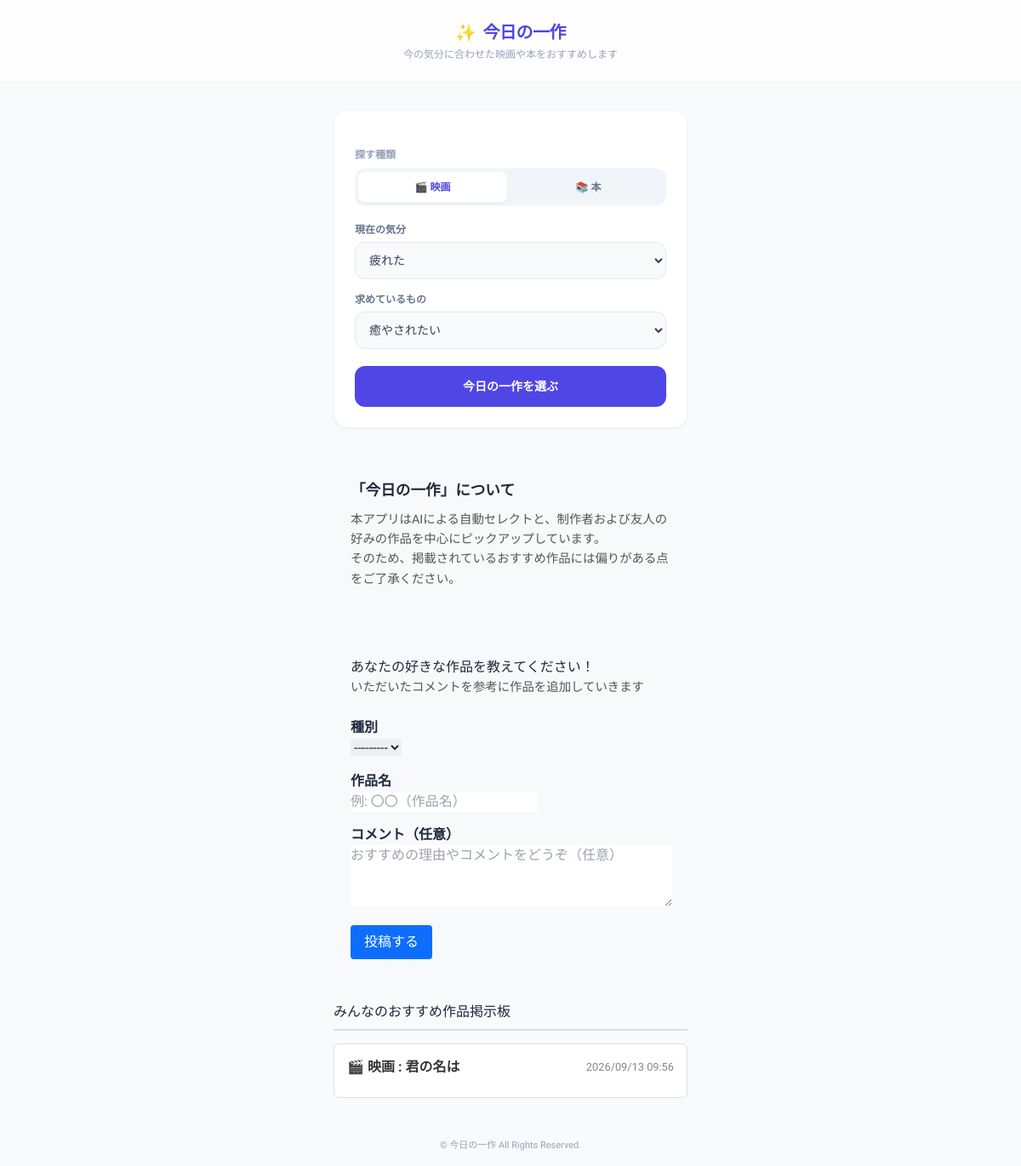
The app's page /, older data.
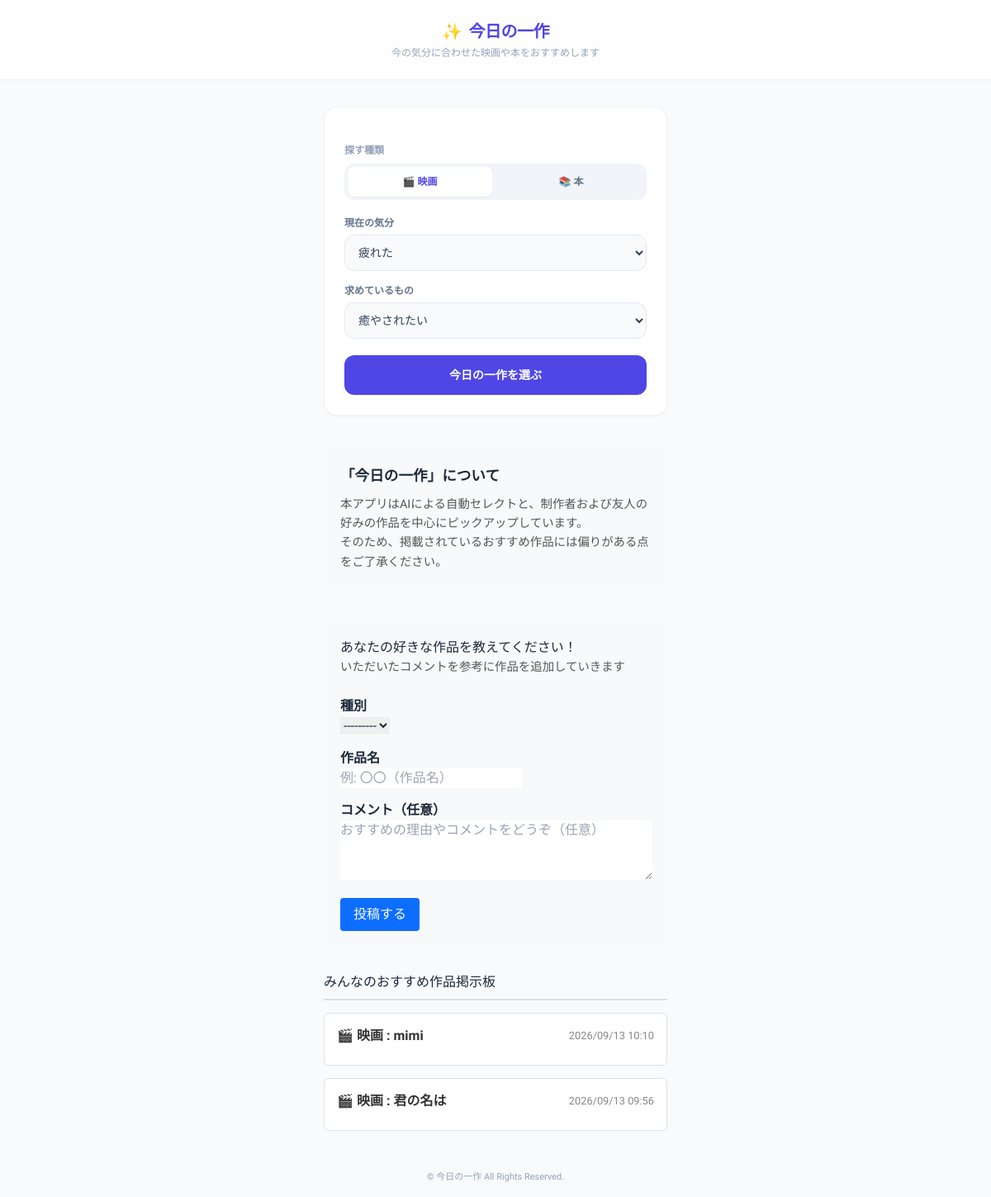
The same page, newer data.
### recommend/models.py (models this page shows, shortened)
class Feedback(models.Model):
    MEDIA_CHOICES = [
        ('movie', '映画'),
        ('book', '本'),
    ]
    media_type = models.CharField(max_length=10, choices=MEDIA_CHOICES, verbose_name="メディア")
    title = models.CharField(max_length=200, verbose_name="好きな作品名")
    comment = models.TextField(blank=True, null=True, verbose_name="コメント・おすすめ理由")
    created_at = models.DateTimeField(auto_now_add=True, verbose_name="投稿日時")
    class Meta:
        ordering = ['-created_at']  # 新しい投稿順（降順）に並べる

### recommend/views.py (the view, shortened to what this page needs)
# urls.py: path("", views.recommend_view, name="recommend_view"),
def recommend_view(request):
    form = FeedbackForm()
    feedbacks = Feedback.objects.all()
    items = Item.objects.all()
    context = {
        'items': items,
        'form': form,
        'feedbacks': feedbacks,
    }
    return render(request, "recommend/index.html", context)

### recommend/forms.py
class FeedbackForm(forms.ModelForm):
    class Meta:
        model = Feedback
        fields = ['media_type', 'title', 'comment']
        widgets = {
            'media_type': forms.Select(attrs={'class': 'form-select'}),
            'title': forms.TextInput(attrs={'class': 'form-control', 'placeholder': '例: 〇〇（作品名）'}),
            'comment': forms.Textarea(attrs={'class': 'form-control', 'rows': 3, 'placeholder': 'おすすめの理由やコメントをどうぞ（任意）'}),
        }

### recommend/templates/recommend/index.html (shortened to what this page needs)
<!DOCTYPE html>
<html lang="ja">
<head>
  <script src="https://cdn.tailwindcss.com"></script>
</head>
<body class="bg-slate-50 min-h-screen flex flex-col justify-between text-slate-800">
  <header class="py-6 text-center border-b border-slate-100 bg-white/80 backdrop-blur-md sticky top-0 z-10">
    <h1 class="text-xl font-bold tracking-tight text-indigo-600 flex items-center justify-center gap-2">
      <span>✨</span> 今日の一作
    </h1>
    <p class="text-xs text-slate-400 mt-1">今の気分に合わせた映画や本をおすすめします</p>
  </header>
  <main class="max-w-md w-full mx-auto px-4 py-8 space-y-6">
    <form id="recommend-form" class="bg-white p-6 rounded-2xl shadow-sm border border-slate-100 space-y-5">
      <div>
        <label class="block text-xs font-semibold text-slate-400 mb-2">探す種類</label>
        <div class="grid grid-cols-2 gap-2 p-1 bg-slate-100 rounded-xl">
          <button type="button" id="btn-movie" onclick="setMediaType('movie')"
            class="py-2.5 text-xs font-bold rounded-lg transition-all bg-white text-indigo-600 shadow-sm">
            🎬 映画
          </button>
          <button type="button" id="btn-book" onclick="setMediaType('book')"
            class="py-2.5 text-xs font-bold rounded-lg transition-all text-slate-500 hover:text-slate-800">
            📚 本
          </button>
        </div>
      </div>
      <div class="space-y-4">
        <div>
          <label class="block text-xs font-semibold text-slate-500 mb-1.5">現在の気分</label>
          <select name="mood" class="w-full p-3 text-sm bg-slate-50 border border-slate-200 rounded-xl focus:outline-none focus:ring-2 focus:ring-indigo-500 focus:bg-white text-slate-700">
            <option value="疲れた">疲れた</option>
          </select>
        </div>
        <div>
          <label class="block text-xs font-semibold text-slate-500 mb-1.5">求めているもの</label>
          <select name="goal" class="w-full p-3 text-sm bg-slate-50 border border-slate-200 rounded-xl focus:outline-none focus:ring-2 focus:ring-indigo-500 focus:bg-white text-slate-700">
            <option value="癒やされたい">癒やされたい</option>
          </select>
        </div>
      </div>
      <button type="submit" id="submit-btn" class="w-full py-3.5 bg-indigo-600 hover:bg-indigo-700 text-white font-bold text-sm rounded-xl transition shadow-sm active:scale-[0.99]">
        今日の一作を選ぶ
      </button>
    </form>
    <section class="app-info-section" style="margin-top: 40px; padding: 20px; background-color: #f8f9fa; border-radius: 8px;">
        <h3 style="font-size: 1.1rem; font-weight: bold; margin-bottom: 10px;">「今日の一作」について</h3>
        <p style="font-size: 0.9rem; color: #555; line-height: 1.6;">
            本アプリはAIによる自動セレクトと、制作者および友人の好みの作品を中心にピックアップしています。<br>
            そのため、掲載されているおすすめ作品には偏りがある点をご了承ください。
        </p>
    </section>
    <section style="margin-top: 40px; padding: 20px; background-color: #f8f9fa; border-radius: 8px;">
        <h4>あなたの好きな作品を教えてください！</h4>
        <p style="font-size: 0.9rem; color: #555; line-height: 1.6;">
            いただいたコメントを参考に作品を追加していきます
        </p>
        <br>
        <form method="post">
            <div style="margin-bottom: 15px;">
                <label style="display: block; font-weight: bold;">種別</label>
                {{ form.media_type }}
            </div>
            <div style="margin-bottom: 15px;">
                <label style="display: block; font-weight: bold;">作品名</label>
                {{ form.title }}
            </div>
            <div style="margin-bottom: 15px;">
                <label style="display: block; font-weight: bold;">コメント（任意）</label>
                {{ form.comment }}
            </div>
            <button type="submit" style="padding: 8px 16px; background-color: #0d6efd; color: white; border: none; border-radius: 4px; cursor: pointer;">
                投稿する
            </button>
        </form>
    </section>
    <section style="margin-top: 30px;">
        <h4 style="border-bottom: 2px solid #ddd; padding-bottom: 8px;">みんなのおすすめ作品掲示板</h4>
        {% if feedbacks %}
            <div class="feedback-thread" style="display: flex; flex-direction: column; gap: 15px; margin-top: 15px;">
                {% for fb in feedbacks %}
                    <div style="border: 1px solid #e0e0e0; border-radius: 6px; padding: 15px; background-color: #fff;">
                        <div style="display: flex; justify-content: space-between; align-items: center; margin-bottom: 8px;">
                            <span style="font-weight: bold; color: #333;">
                                {% if fb.media_type == 'movie' %}🎬 映画{% else %}📚 本{% endif %} : {{ fb.title }}
                            </span>
                            <span style="font-size: 0.8rem; color: #888;">
                                {{ fb.created_at|date:"Y/m/d H:i" }}
                            </span>
                        </div>
                    </div>
                {% endfor %}
            </div>
        {% else %}
            <p style="color: #777; margin-top: 15px;">まだ投稿はありません。最初の投稿をお待ちしています！</p>
        {% endif %}
    </section>
  </main>
  <footer class="py-4 text-center text-[11px] text-slate-400">
    © 今日の一作 All Rights Reserved.
  </footer>
</body>
</html>

### recommend/templates/recommend/index.html (style rules this page uses)
body { font-family: 'Plus Jakarta Sans', 'Noto Sans JP', sans-serif; }

Row changes from the older to the newer data that the page shows:
added Feedback: media_type "🎬 映画", title "mimi", created_at "2026/09/13 10:10"
